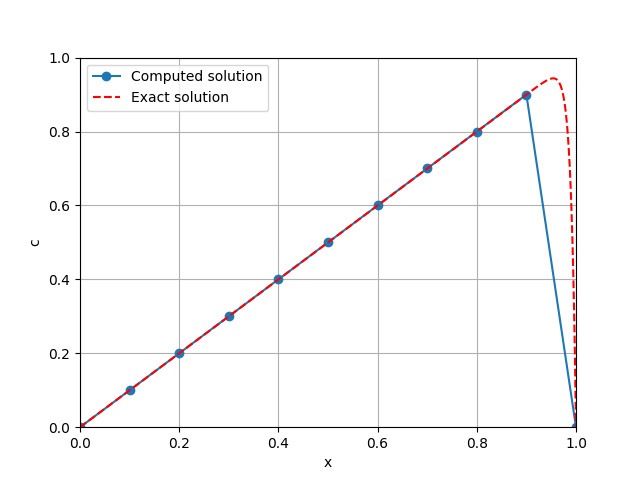

The Python source for this figure:
'''
Demo for 1D advection-diffusion-reaction equation [0,1]
This problem recreates fig 2.1 in Donea's book: Finite Element Methods for Flow Problems

u*dc/dx - D*d^2c/dx^2 = 1
c[0] = 0
c[1] = 0

c = 1/u * ( x - (1-exp(g*x))/(1-exp(g)) )
g = u/D

This demo demonstrate stabilized adr solver using the scalar transport class
'''

import numpy as np
import matplotlib.pyplot as plt
import sys
import time
import copy
import os

# ------------------------------------------------------- #

import fenics as fe
from flatiron_tk.physics import ScalarTransport
from flatiron_tk.mesh import Mesh
from flatiron_tk.solver import PhysicsSolver

# Define mesh
ne = 10
IM = fe.IntervalMesh(ne, 0, 1)
h = 1/ne
mesh = Mesh(mesh=IM)

# Mark mesh
def left(x, left_bnd):
    return abs(x[0] - left_bnd) < fe.DOLFIN_EPS
def right(x, right_bnd):
    return abs(right_bnd - x[0]) < fe.DOLFIN_EPS
mesh.mark_boundary(1, left, (0.))
mesh.mark_boundary(2, right, (1.))

# Define problem
st = ScalarTransport(mesh)
st.set_element('CG', 1)
st.build_function_space()

# Set constants
u = 1
Pe = 5
D = u/Pe/2*h
r = 1.
st.set_advection_velocity(u)
st.set_diffusivity(D)
st.set_reaction(r)

# Set weak form
st.set_weak_form()

# Add supg term
st.add_stab('su')

# Set bc
bc_dict = {1:{'type': 'dirichlet', 'value': fe.Constant(0.)},
           2:{'type': 'dirichlet', 'value': fe.Constant(0.)}}
st.set_bcs(bc_dict)

# Set solver
la_solver = fe.PETScKrylovSolver()
fe.PETScOptions.set("ksp_monitor")
la_solver.set_from_options()
solver = PhysicsSolver(st, la_solver=la_solver)

# Solve
solver.solve()
st.set_writer('output', 'h5')
st.write()

# Plot solution
x = np.linspace(0, 1, 100*(ne+1))
g = u/D
sol_exact = 1/u * (x - (1-np.exp(g*x))/(1-np.exp(g)))
fe.plot(st.solution, linestyle='-', marker='o', label='Computed solution')
plt.plot(x, sol_exact, 'r--', label='Exact solution')
plt.grid(True)
plt.ylim([0,1])
plt.xlim([0,1])
plt.xlabel('x')
plt.ylabel('c')
plt.legend()
plt.savefig('demo_steady_adr.png')
plt.show()
